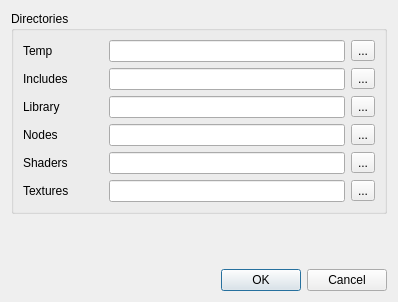
<?xml version="1.0" encoding="UTF-8"?>
<ui version="4.0">
 <class>SettingsSetup</class>
 <widget class="QDialog" name="SettingsSetup">
  <property name="geometry">
   <rect>
    <x>0</x>
    <y>0</y>
    <width>398</width>
    <height>302</height>
   </rect>
  </property>
  <property name="sizePolicy">
   <sizepolicy hsizetype="Preferred" vsizetype="Minimum">
    <horstretch>1</horstretch>
    <verstretch>0</verstretch>
   </sizepolicy>
  </property>
  <property name="minimumSize">
   <size>
    <width>0</width>
    <height>0</height>
   </size>
  </property>
  <property name="maximumSize">
   <size>
    <width>16777215</width>
    <height>16777215</height>
   </size>
  </property>
  <property name="windowTitle">
   <string>Settings Setup</string>
  </property>
  <property name="sizeGripEnabled">
   <bool>false</bool>
  </property>
  <layout class="QVBoxLayout" name="verticalLayout_2">
   <item>
    <widget class="QGroupBox" name="grp_dirs">
     <property name="sizePolicy">
      <sizepolicy hsizetype="Preferred" vsizetype="Fixed">
       <horstretch>0</horstretch>
       <verstretch>0</verstretch>
      </sizepolicy>
     </property>
     <property name="minimumSize">
      <size>
       <width>0</width>
       <height>0</height>
      </size>
     </property>
     <property name="maximumSize">
      <size>
       <width>16777215</width>
       <height>16777215</height>
      </size>
     </property>
     <property name="title">
      <string>Directories</string>
     </property>
     <layout class="QVBoxLayout" name="verticalLayout">
      <item>
       <layout class="QHBoxLayout" name="hl_temp" stretch="0,1,0">
        <property name="sizeConstraint">
         <enum>QLayout::SetMinimumSize</enum>
        </property>
        <item>
         <widget class="QLabel" name="label_temp">
          <property name="minimumSize">
           <size>
            <width>80</width>
            <height>0</height>
           </size>
          </property>
          <property name="maximumSize">
           <size>
            <width>80</width>
            <height>16777215</height>
           </size>
          </property>
          <property name="baseSize">
           <size>
            <width>60</width>
            <height>0</height>
           </size>
          </property>
          <property name="text">
           <string>Temp</string>
          </property>
         </widget>
        </item>
        <item>
         <widget class="QLineEdit" name="lineEdit_temp"/>
        </item>
        <item>
         <widget class="QToolButton" name="btn_temp_dir">
          <property name="text">
           <string>...</string>
          </property>
         </widget>
        </item>
       </layout>
      </item>
      <item>
       <layout class="QHBoxLayout" name="hl_inc" stretch="0,1,0">
        <item>
         <widget class="QLabel" name="label_inc">
          <property name="minimumSize">
           <size>
            <width>80</width>
            <height>0</height>
           </size>
          </property>
          <property name="maximumSize">
           <size>
            <width>80</width>
            <height>16777215</height>
           </size>
          </property>
          <property name="text">
           <string>Includes</string>
          </property>
         </widget>
        </item>
        <item>
         <widget class="QLineEdit" name="lineEdit_inc"/>
        </item>
        <item>
         <widget class="QToolButton" name="btn_inc_dir">
          <property name="text">
           <string>...</string>
          </property>
         </widget>
        </item>
       </layout>
      </item>
      <item>
       <layout class="QHBoxLayout" name="hl_lib" stretch="0,1,0">
        <item>
         <widget class="QLabel" name="label_lib">
          <property name="minimumSize">
           <size>
            <width>80</width>
            <height>0</height>
           </size>
          </property>
          <property name="maximumSize">
           <size>
            <width>80</width>
            <height>16777215</height>
           </size>
          </property>
          <property name="text">
           <string>Library</string>
          </property>
         </widget>
        </item>
        <item>
         <widget class="QLineEdit" name="lineEdit_lib"/>
        </item>
        <item>
         <widget class="QToolButton" name="btn_lib_dir">
          <property name="text">
           <string>...</string>
          </property>
         </widget>
        </item>
       </layout>
      </item>
      <item>
       <layout class="QHBoxLayout" name="hl_nodes" stretch="0,1,0">
        <item>
         <widget class="QLabel" name="label_nodes">
          <property name="minimumSize">
           <size>
            <width>80</width>
            <height>0</height>
           </size>
          </property>
          <property name="maximumSize">
           <size>
            <width>80</width>
            <height>16777215</height>
           </size>
          </property>
          <property name="text">
           <string>Nodes</string>
          </property>
         </widget>
        </item>
        <item>
         <widget class="QLineEdit" name="lineEdit_nodes"/>
        </item>
        <item>
         <widget class="QToolButton" name="btn_nodes_dir">
          <property name="text">
           <string>...</string>
          </property>
         </widget>
        </item>
       </layout>
      </item>
      <item>
       <layout class="QHBoxLayout" name="hl_shaders" stretch="0,1,0">
        <item>
         <widget class="QLabel" name="label_shaders">
          <property name="minimumSize">
           <size>
            <width>80</width>
            <height>0</height>
           </size>
          </property>
          <property name="maximumSize">
           <size>
            <width>80</width>
            <height>16777215</height>
           </size>
          </property>
          <property name="text">
           <string>Shaders</string>
          </property>
         </widget>
        </item>
        <item>
         <widget class="QLineEdit" name="lineEdit_shaders"/>
        </item>
        <item>
         <widget class="QToolButton" name="btn_shaders_dir">
          <property name="text">
           <string>...</string>
          </property>
         </widget>
        </item>
       </layout>
      </item>
      <item>
       <layout class="QHBoxLayout" name="hl_textures" stretch="0,1,0">
        <item>
         <widget class="QLabel" name="label_textures">
          <property name="minimumSize">
           <size>
            <width>80</width>
            <height>0</height>
           </size>
          </property>
          <property name="maximumSize">
           <size>
            <width>80</width>
            <height>16777215</height>
           </size>
          </property>
          <property name="text">
           <string>Textures</string>
          </property>
         </widget>
        </item>
        <item>
         <widget class="QLineEdit" name="lineEdit_textures"/>
        </item>
        <item>
         <widget class="QToolButton" name="btn_textures_dir">
          <property name="text">
           <string>...</string>
          </property>
         </widget>
        </item>
       </layout>
      </item>
     </layout>
    </widget>
   </item>
   <item>
    <spacer name="verticalSpacer">
     <property name="orientation">
      <enum>Qt::Vertical</enum>
     </property>
     <property name="sizeType">
      <enum>QSizePolicy::Expanding</enum>
     </property>
     <property name="sizeHint" stdset="0">
      <size>
       <width>20</width>
       <height>20</height>
      </size>
     </property>
    </spacer>
   </item>
   <item>
    <widget class="QDialogButtonBox" name="buttonBox">
     <property name="orientation">
      <enum>Qt::Horizontal</enum>
     </property>
     <property name="standardButtons">
      <set>QDialogButtonBox::Cancel|QDialogButtonBox::Ok</set>
     </property>
    </widget>
   </item>
  </layout>
 </widget>
 <resources/>
 <connections>
  <connection>
   <sender>buttonBox</sender>
   <signal>accepted()</signal>
   <receiver>SettingsSetup</receiver>
   <slot>accept()</slot>
   <hints>
    <hint type="sourcelabel">
     <x>248</x>
     <y>254</y>
    </hint>
    <hint type="destinationlabel">
     <x>157</x>
     <y>274</y>
    </hint>
   </hints>
  </connection>
  <connection>
   <sender>buttonBox</sender>
   <signal>rejected()</signal>
   <receiver>SettingsSetup</receiver>
   <slot>reject()</slot>
   <hints>
    <hint type="sourcelabel">
     <x>316</x>
     <y>260</y>
    </hint>
    <hint type="destinationlabel">
     <x>286</x>
     <y>274</y>
    </hint>
   </hints>
  </connection>
  <connection>
   <sender>btn_lib_dir</sender>
   <signal>clicked()</signal>
   <receiver>SettingsSetup</receiver>
   <slot>onBrowseLibraryDir()</slot>
   <hints>
    <hint type="sourcelabel">
     <x>381</x>
     <y>49</y>
    </hint>
    <hint type="destinationlabel">
     <x>211</x>
     <y>165</y>
    </hint>
   </hints>
  </connection>
  <connection>
   <sender>btn_temp_dir</sender>
   <signal>clicked()</signal>
   <receiver>SettingsSetup</receiver>
   <slot>onBrowseTempDir()</slot>
   <hints>
    <hint type="sourcelabel">
     <x>381</x>
     <y>84</y>
    </hint>
    <hint type="destinationlabel">
     <x>211</x>
     <y>165</y>
    </hint>
   </hints>
  </connection>
  <connection>
   <sender>btn_inc_dir</sender>
   <signal>clicked()</signal>
   <receiver>SettingsSetup</receiver>
   <slot>onBrowseIncludesDir()</slot>
   <hints>
    <hint type="sourcelabel">
     <x>364</x>
     <y>71</y>
    </hint>
    <hint type="destinationlabel">
     <x>198</x>
     <y>150</y>
    </hint>
   </hints>
  </connection>
  <connection>
   <sender>btn_nodes_dir</sender>
   <signal>clicked()</signal>
   <receiver>SettingsSetup</receiver>
   <slot>onBrowseNodesDir()</slot>
   <hints>
    <hint type="sourcelabel">
     <x>364</x>
     <y>127</y>
    </hint>
    <hint type="destinationlabel">
     <x>198</x>
     <y>150</y>
    </hint>
   </hints>
  </connection>
  <connection>
   <sender>btn_shaders_dir</sender>
   <signal>clicked()</signal>
   <receiver>SettingsSetup</receiver>
   <slot>onBrowseShadersDir()</slot>
   <hints>
    <hint type="sourcelabel">
     <x>364</x>
     <y>155</y>
    </hint>
    <hint type="destinationlabel">
     <x>198</x>
     <y>150</y>
    </hint>
   </hints>
  </connection>
  <connection>
   <sender>btn_textures_dir</sender>
   <signal>clicked()</signal>
   <receiver>SettingsSetup</receiver>
   <slot>onBrowseTexturesDir()</slot>
   <hints>
    <hint type="sourcelabel">
     <x>364</x>
     <y>183</y>
    </hint>
    <hint type="destinationlabel">
     <x>198</x>
     <y>150</y>
    </hint>
   </hints>
  </connection>
 </connections>
 <slots>
  <slot>onBrowseLibraryDir()</slot>
  <slot>onBrowseTempDir()</slot>
  <slot>onBrowseShadersDir()</slot>
  <slot>onBrowseNodesDir()</slot>
  <slot>onBrowseIncludesDir()</slot>
  <slot>onBrowseTexturesDir()</slot>
 </slots>
</ui>
